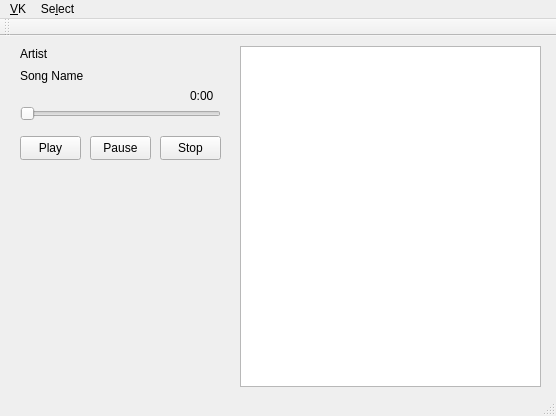
<?xml version="1.0" encoding="UTF-8"?>
<ui version="4.0">
 <class>MainMokou</class>
 <widget class="QMainWindow" name="MainMokou">
  <property name="geometry">
   <rect>
    <x>0</x>
    <y>0</y>
    <width>556</width>
    <height>416</height>
   </rect>
  </property>
  <property name="windowTitle">
   <string>MainMokou</string>
  </property>
  <widget class="QWidget" name="centralWidget">
   <widget class="QPushButton" name="playButton">
    <property name="geometry">
     <rect>
      <x>20</x>
      <y>100</y>
      <width>61</width>
      <height>24</height>
     </rect>
    </property>
    <property name="text">
     <string>Play</string>
    </property>
   </widget>
   <widget class="QPushButton" name="pauseButton">
    <property name="geometry">
     <rect>
      <x>90</x>
      <y>100</y>
      <width>61</width>
      <height>24</height>
     </rect>
    </property>
    <property name="text">
     <string>Pause</string>
    </property>
   </widget>
   <widget class="QPushButton" name="stopButton">
    <property name="geometry">
     <rect>
      <x>160</x>
      <y>100</y>
      <width>61</width>
      <height>24</height>
     </rect>
    </property>
    <property name="text">
     <string>Stop</string>
    </property>
   </widget>
   <widget class="QSlider" name="songSlider">
    <property name="geometry">
     <rect>
      <x>20</x>
      <y>70</y>
      <width>201</width>
      <height>16</height>
     </rect>
    </property>
    <property name="orientation">
     <enum>Qt::Horizontal</enum>
    </property>
   </widget>
   <widget class="QLabel" name="songTimeLabel">
    <property name="geometry">
     <rect>
      <x>190</x>
      <y>50</y>
      <width>31</width>
      <height>20</height>
     </rect>
    </property>
    <property name="text">
     <string>0:00</string>
    </property>
   </widget>
   <widget class="QLabel" name="artistLabel">
    <property name="geometry">
     <rect>
      <x>20</x>
      <y>10</y>
      <width>201</width>
      <height>16</height>
     </rect>
    </property>
    <property name="text">
     <string>Artist</string>
    </property>
   </widget>
   <widget class="QLabel" name="songNameLabel">
    <property name="geometry">
     <rect>
      <x>20</x>
      <y>30</y>
      <width>201</width>
      <height>20</height>
     </rect>
    </property>
    <property name="text">
     <string>Song Name</string>
    </property>
   </widget>
   <widget class="QListView" name="playList">
    <property name="geometry">
     <rect>
      <x>240</x>
      <y>10</y>
      <width>301</width>
      <height>341</height>
     </rect>
    </property>
    <property name="editTriggers">
     <set>QAbstractItemView::NoEditTriggers</set>
    </property>
    <property name="spacing">
     <number>2</number>
    </property>
    <property name="viewMode">
     <enum>QListView::ListMode</enum>
    </property>
    <property name="modelColumn">
     <number>0</number>
    </property>
   </widget>
   <widget class="QLabel" name="imageLabel">
    <property name="geometry">
     <rect>
      <x>20</x>
      <y>150</y>
      <width>201</width>
      <height>201</height>
     </rect>
    </property>
    <property name="text">
     <string/>
    </property>
   </widget>
  </widget>
  <widget class="QMenuBar" name="menuBar">
   <property name="geometry">
    <rect>
     <x>0</x>
     <y>0</y>
     <width>556</width>
     <height>21</height>
    </rect>
   </property>
   <widget class="QMenu" name="menuSelect">
    <property name="title">
     <string>Se&amp;lect</string>
    </property>
    <addaction name="actionAll_tracks"/>
   </widget>
   <widget class="QMenu" name="menuVk">
    <property name="title">
     <string>&amp;VK</string>
    </property>
    <addaction name="actionLogin"/>
   </widget>
   <addaction name="menuVk"/>
   <addaction name="menuSelect"/>
  </widget>
  <widget class="QToolBar" name="mainToolBar">
   <attribute name="toolBarArea">
    <enum>TopToolBarArea</enum>
   </attribute>
   <attribute name="toolBarBreak">
    <bool>false</bool>
   </attribute>
  </widget>
  <widget class="QStatusBar" name="statusBar"/>
  <action name="actionAll_tracks">
   <property name="text">
    <string>&amp;All tracks</string>
   </property>
  </action>
  <action name="actionLogin">
   <property name="text">
    <string>Login</string>
   </property>
  </action>
 </widget>
 <layoutdefault spacing="6" margin="11"/>
 <resources/>
 <connections/>
</ui>
